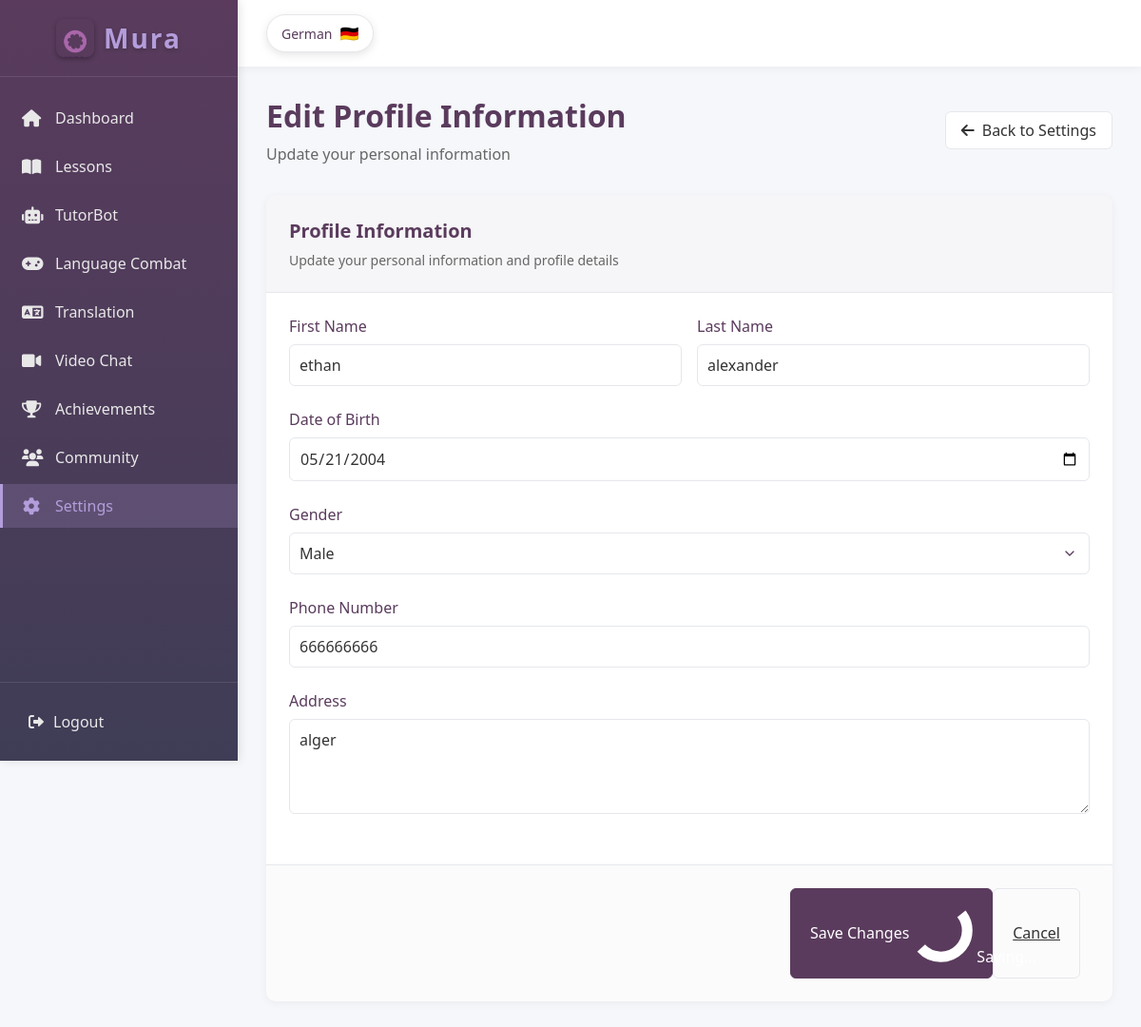
Page /Settings/edit-profile.php (signed in) on the committed database.
### tables this page shows
CREATE TABLE `user_onboarding` (
  `onboarding_id` int(11) NOT NULL,
  `user_ID` int(11) NOT NULL,
  `selected_language` varchar(50) DEFAULT NULL,
  `reason` varchar(255) DEFAULT NULL,
  `daily_goal` varchar(255) DEFAULT NULL,
  `proficiency_level` varchar(20) DEFAULT NULL,
  `is_complete` tinyint(1) DEFAULT 0,
  `created_at` timestamp NOT NULL DEFAULT current_timestamp(),
  `updated_at` timestamp NOT NULL DEFAULT current_timestamp() ON UPDATE current_timestamp()
);

CREATE TABLE `learner` (
  `learner_ID` int(11) NOT NULL,
  `user_ID` int(11) NOT NULL,
  `first_name` varchar(50) NOT NULL,
  `last_name` varchar(50) NOT NULL,
  `date_of_birth` date NOT NULL,
  `phone_number` int(10) NOT NULL,
  `gender` enum('male','female') NOT NULL,
  `address` varchar(100) NOT NULL,
  `date_of_registrations` timestamp NOT NULL DEFAULT current_timestamp()
);

### Settings/edit-profile.php (the view, shortened to what this page needs)
<?php
require_once '../Configurations/db.php';
$user_id = $_SESSION['user_id'];
if (isset($_COOKIE['mura_theme'])) {
    $theme = $_COOKIE['mura_theme'];
} elseif (isset($_SESSION['theme'])) {
    $theme = $_SESSION['theme'];
} else {
    $theme = 'light';
}
$sql = "SELECT u.username, u.email, u.onboarding_complete, u.profile_picture,
       l.first_name, l.last_name, l.date_of_birth, l.phone_number, l.gender, l.address
FROM users u
LEFT JOIN learner l ON u.user_ID = l.user_ID
WHERE u.user_ID = ?";
$stmt = mysqli_prepare($conn, $sql);
mysqli_stmt_bind_param($stmt, "i", $user_id);
mysqli_stmt_execute($stmt);
$result = mysqli_stmt_get_result($stmt);
$user = mysqli_fetch_assoc($result);
function getLanguageFlag($language) {
    $flags = [
        'Spanish' => '🇪🇸',
        'French' => '🇫🇷',
        'English' => '🇬🇧',
        'German' => '🇩🇪',
        'Italian' => '🇮🇹',
        'Portuguese' => '🇵🇹',
        'Russian' => '🇷🇺',
        'Japanese' => '🇯🇵',
        'Chinese' => '🇨🇳',
        'Korean' => '🇰🇷',
        'Arabic' => '🇸🇦',
    ];
    return $flags[$language] ?? '🌐';
}
$sql = "SELECT selected_language FROM user_onboarding WHERE user_ID = ?";
$stmt = mysqli_prepare($conn, $sql);
mysqli_stmt_bind_param($stmt, "i", $user_id);
mysqli_stmt_execute($stmt);
$result = mysqli_stmt_get_result($stmt);
$language = '';
if ($row = mysqli_fetch_assoc($result)) {
    $language = $row['selected_language'];
}
?>
<!DOCTYPE html>
<html lang="en" data-theme="<?php echo $theme; ?>">
<head>
    <link rel="stylesheet" href="https://cdnjs.cloudflare.com/ajax/libs/font-awesome/6.0.0-beta3/css/all.min.css">
</head>
<body>
    <div class="app-container">
        <div class="sidebar" id="sidebar">
            <div class="logo">
                <div class="logo-container">
                    <div class="mura-logo">
                        <img src="../image/mura.png" alt="Mura Logo">
                    </div>
                    <h1>Mura</h1>
                </div>
            </div>
            <nav class="sidebar-nav">
                <ul>
                    <li class="nav-item">
                        <a href="../Dashboard/dashboard.php">
                            <i class="fas fa-home"></i>
                            Dashboard
                        </a>
                    </li>
                    <li class="nav-item">
                        <a href="../Lessons/lessons.php">
                            <i class="fas fa-book-open"></i>
                            Lessons
                        </a>
                    </li>
                    <li class="nav-item">
                        <a href="../chatai/chatai.php">
                            <i class="fas fa-robot"></i>
                            TutorBot
                        </a>
                    </li>
                    <li class="nav-item">
                        <a href="../Game/index.php">
                            <i class="fas fa-gamepad"></i>
                            Language Combat
                        </a>
                    </li>
                    <li class="nav-item">
                        <a href="../Dashboard/translation.php">
                            <i class="fas fa-language"></i>
                            Translation
                        </a>
                    </li>
                    <li class="nav-item">
                        <a href="../ChatRoom/videochat.php">
                            <i class="fas fa-video"></i>
                            Video Chat
                        </a>
                    </li>
                    <li class="nav-item">
                        <a href="../Achievements/achievements.php">
                            <i class="fas fa-trophy"></i>
                            Achievements
                        </a>
                    </li>
                    <li class="nav-item">
                        <a href="../community/community.php">
                            <i class="fas fa-users"></i>
                            Community
                        </a>
                    </li>
                    <li class="nav-item active">
                        <a href="settings.php">
                            <i class="fas fa-cog"></i>
                            Settings
                        </a>
                    </li>
                </ul>
            </nav>
            <div class="sidebar-footer">
                <a href="../Dashboard/logout.php" class="logout-btn">
                    <i class="fas fa-sign-out-alt"></i>
                    Logout
                </a>
            </div>
        </div>
        <div class="main-content" id="mainContent">
            <div class="top-bar">
                <div class="language-indicator">
                    <span class="language-name"><?php echo htmlspecialchars($language ?? 'Select Language'); ?></span>
                    <div class="language-flag">
                        <span><?php echo getLanguageFlag($language ?? ''); ?></span>
                    </div>
                </div>
            </div>
            <div class="content">
                <div class="header">
                    <div>
                        <h1>Edit Profile Information</h1>
                        <p class="subtitle">Update your personal information</p>
                    </div>
                    <a href="settings.php" class="back-button">
                        <i class="fas fa-arrow-left"></i> Back to Settings
                    </a>
                </div>
                <div class="card">
                    <div class="card-header">
                        <h2 class="card-title">Profile Information</h2>
                        <p class="card-description">Update your personal information and profile details</p>
                    </div>
                    <form id="profileForm" method="POST" action="">
                        <div class="card-content">
                            <div class="form-row">
                                <div class="form-col form-col-md-6">
                                    <div class="form-group">
                                        <label for="firstName">First Name</label>
                                        <input type="text" class="form-control" id="firstName" name="firstName" placeholder="Enter your first name" value="<?php echo htmlspecialchars($user['first_name'] ?? ''); ?>" required>
                                    </div>
                                </div>
                                <div class="form-col form-col-md-6">
                                    <div class="form-group">
                                        <label for="lastName">Last Name</label>
                                        <input type="text" class="form-control" id="lastName" name="lastName" placeholder="Enter your last name" value="<?php echo htmlspecialchars($user['last_name'] ?? ''); ?>" required>
                                    </div>
                                </div>
                            </div>
                            <div class="form-group">
                                <label for="dateOfBirth">Date of Birth</label>
                                <input type="date" class="form-control" id="dateOfBirth" name="dateOfBirth" value="<?php echo htmlspecialchars($user['date_of_birth'] ?? ''); ?>" required>
                            </div>
                            <div class="form-group">
                                <label for="gender">Gender</label>
                                <select class="form-select" id="gender" name="gender" required>
                                    <option value="male" <?php echo (isset($user['gender']) && $user['gender'] === 'male') ? 'selected' : ''; ?>>Male</option>
                                </select>
                            </div>
                            <div class="form-group">
                                <label for="phoneNumber">Phone Number</label>
                                <input type="tel" class="form-control" id="phoneNumber" name="phoneNumber" placeholder="Enter your phone number" value="<?php echo htmlspecialchars($user['phone_number'] ?? ''); ?>">
                            </div>
                            <div class="form-group">
                                <label for="address">Address</label>
                                <textarea class="form-control" id="address" name="address" rows="3" placeholder="Enter your address"><?php echo htmlspecialchars($user['address'] ?? ''); ?></textarea>
                            </div>
                        </div>
                        <div class="card-footer">
                            <button type="submit" class="btn btn-primary" id="profileSubmitBtn">
                                <span class="btn-text">Save Changes</span>
                                <span class="loading hidden">
                                    <svg class="loading-spinner" viewBox="0 0 24 24" xmlns="http://www.w3.org/2000/svg">
                                        <circle cx="12" cy="12" r="10" fill="none" stroke="currentColor" stroke-width="4" stroke-dasharray="32" stroke-dashoffset="8"></circle>
                                    </svg>
                                    Saving...
                                </span>
                            </button>
                            <a href="settings.php" class="btn btn-secondary" style="margin-right: 10px;">
                                Cancel
                            </a>
                        </div>
                    </form>
                </div>
            </div>
        </div>
    </div>
</body>
</html>

### rows in the picture
user_onboarding: selected_language "German", selected_language "🇩🇪"
learner: firstName "ethan", lastName "alexander", dateOfBirth "05/21/2004", gender "Male", phoneNumber "666666666", address "alger"
